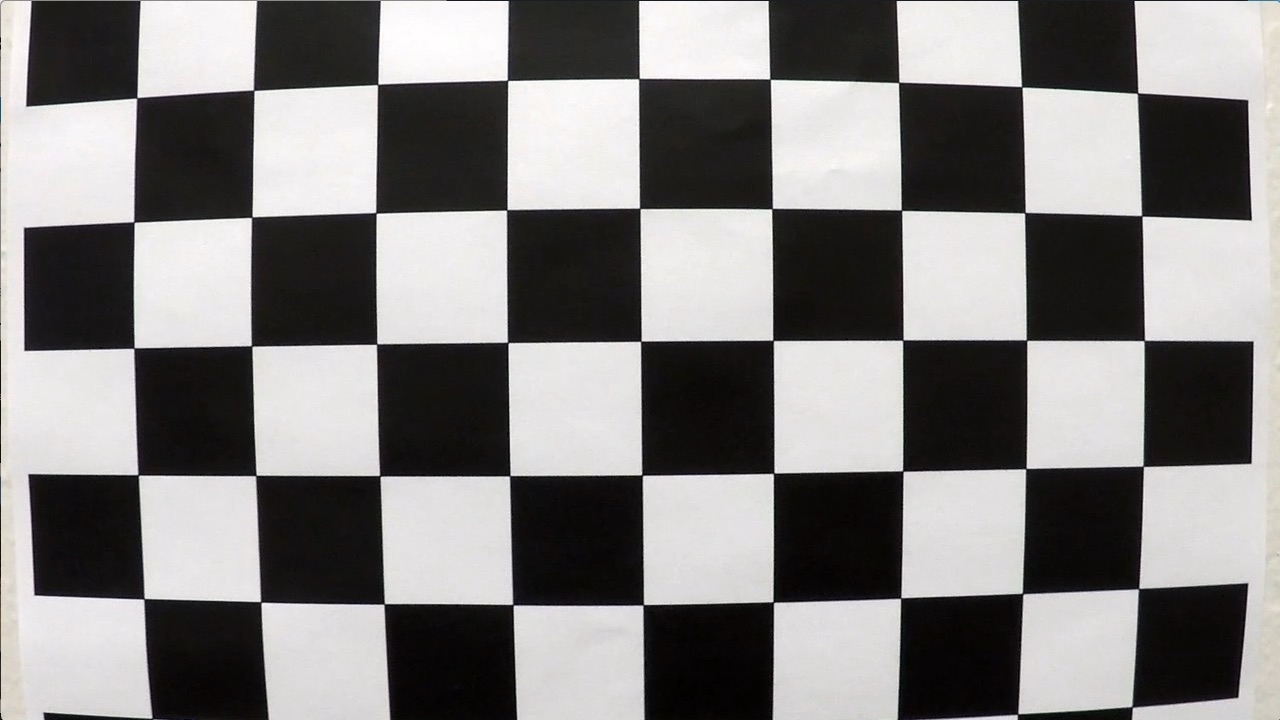
#> input picture Curved-Lane-Lines-master/camera_cal/calibration1.jpg, 1280 x 720 px
$ python -i lanes3.py   (imports and definitions only)   (older library calls are emulated)
#> lines starting #> are read from the running program, lines starting #| are printed output that depends on the picture; after the words box and inside, x2 and y2 are one past the last pixel; in counts of white or black regions, pixels touching at a corner belong together
import numpy as np
import pandas as pd
import cv2
import os
import glob
import matplotlib.pyplot as plt
import pickle

def undistort_img():
    obj_pts = np.zeros((6*9,3), np.float32)
    obj_pts[:,:2] = np.mgrid[0:9, 0:6].T.reshape(-1,2)

    objpoints = []
    imgpoints = []
    images = glob.glob('camera_cal/*.jpg')

    for indx, fname in enumerate(images):
        img = cv2.imread(fname)
        gray = cv2.cvtColor(img, cv2.COLOR_BGR2GRAY)

        ret, corners = cv2.findChessboardCorners(gray, (9,6), None)

        if ret == True:
            objpoints.append(obj_pts)
            imgpoints.append(corners)
    # Test undistortion on img
    img_size = (img.shape[1], img.shape[0])

    # Calibrate camera
    ret, mtx, dist, rvecs, tvecs = cv2.calibrateCamera(objpoints, imgpoints, img_size, None,None)

    dst = cv2.undistort(img, mtx, dist, None, mtx)

    dist_pickle = {}
    dist_pickle['mtx'] = mtx
    dist_pickle['dist'] = dist
    pickle.dump( dist_pickle, open('camera_cal/cal_pickle.p', 'wb') )

def undistort(img, cal_dir='camera_cal/cal_pickle.p'):
    #cv2.imwrite('camera_cal/test_cal.jpg', dst)
    with open(cal_dir, mode='rb') as f:
        file = pickle.load(f)
    mtx = file['mtx']
    dist = file['dist']
    dst = cv2.undistort(img, mtx, dist, None, mtx)

    return dst

def pipeline(img, s_thresh=(100, 255), sx_thresh=(15, 255)):
    #img = undistort(img)
    img = np.copy(img)
    # Convert to HLS color space and separate the V channel
    hls = cv2.cvtColor(img, cv2.COLOR_RGB2HLS).astype(np.float)
    l_channel = hls[:,:,1]
    s_channel = hls[:,:,2]
    h_channel = hls[:,:,0]
    # Sobel x
    sobelx = cv2.Sobel(l_channel, cv2.CV_64F, 1, 1) # Take the derivative in x
    abs_sobelx = np.absolute(sobelx) # Absolute x derivative to accentuate lines away from horizontal
    scaled_sobel = np.uint8(255*abs_sobelx/np.max(abs_sobelx))

    # Threshold x gradient
    sxbinary = np.zeros_like(scaled_sobel)
    sxbinary[(scaled_sobel >= sx_thresh[0]) & (scaled_sobel <= sx_thresh[1])] = 1

    # Threshold color channel
    s_binary = np.zeros_like(s_channel)
    s_binary[(s_channel >= s_thresh[0]) & (s_channel <= s_thresh[1])] = 1

    color_binary = np.dstack((np.zeros_like(sxbinary), sxbinary, s_binary)) * 255

    combined_binary = np.zeros_like(sxbinary)
    combined_binary[(s_binary == 1) | (sxbinary == 1)] = 1
    return combined_binary

def perspective_warp(img,
                     dst_size=(1280,720),
                     src=np.float32([(0.43,0.65),(0.58,0.65),(0.1,1),(1,1)]),
                     dst=np.float32([(0,0), (1, 0), (0,1), (1,1)])):
    img_size = np.float32([(img.shape[1],img.shape[0])])
    src = src* img_size
    # For destination points, I'm arbitrarily choosing some points to be
    # a nice fit for displaying our warped result
    # again, not exact, but close enough for our purposes
    dst = dst * np.float32(dst_size)
    # Given src and dst points, calculate the perspective transform matrix
    M = cv2.getPerspectiveTransform(src, dst)
    # Warp the image using OpenCV warpPerspective()
    warped = cv2.warpPerspective(img, M, dst_size)
    return warped

def inv_perspective_warp(img,
                     dst_size=(1280,720),
                     src=np.float32([(0,0), (1, 0), (0,1), (1,1)]),
                     dst=np.float32([(0.43,0.65),(0.58,0.65),(0.1,1),(1,1)])):
    img_size = np.float32([(img.shape[1],img.shape[0])])
    src = src* img_size

    dst = dst * np.float32(dst_size)
    M = cv2.getPerspectiveTransform(src, dst)

    warped = cv2.warpPerspective(img, M, dst_size)
    return warped

def get_hist(img):
    hist = np.sum(img[img.shape[0]//2:,:], axis=0)
    return hist

left_a, left_b, left_c = [],[],[]
right_a, right_b, right_c = [],[],[]

def sliding_window(img, nwindows=9, margin=150, minpix = 1, draw_windows=True):
    global left_a, left_b, left_c,right_a, right_b, right_c
    left_fit_= np.empty(3)
    right_fit_ = np.empty(3)
    out_img = np.dstack((img, img, img))*255

    histogram = get_hist(img)
    # find peaks of left and right halves
    midpoint = int(histogram.shape[0]/2)
    leftx_base = np.argmax(histogram[:midpoint])
    rightx_base = np.argmax(histogram[midpoint:]) + midpoint


    # Set height of windows
    window_height = np.int(img.shape[0]/nwindows)
    # Identify the x and y positions of all nonzero pixels in the image
    nonzero = img.nonzero()
    nonzeroy = np.array(nonzero[0])
    nonzerox = np.array(nonzero[1])
    # Current positions to be updated for each window
    leftx_current = leftx_base
    rightx_current = rightx_base


    # Create empty lists to receive left and right lane pixel indices
    left_lane_inds = []
    right_lane_inds = []


    for window in range(nwindows):
        # Identify window boundaries in x and y (and right and left)
        win_y_low = img.shape[0] - (window+1)*window_height
        win_y_high = img.shape[0] - window*window_height
        win_xleft_low = leftx_current - margin
        win_xleft_high = leftx_current + margin
        win_xright_low = rightx_current - margin
        win_xright_high = rightx_current + margin
        # Draw the windows on the visualization image
        if draw_windows == True:
            cv2.rectangle(out_img,(win_xleft_low,win_y_low),(win_xleft_high,win_y_high),
            (100,255,255), 3)
            cv2.rectangle(out_img,(win_xright_low,win_y_low),(win_xright_high,win_y_high),
            (100,255,255), 3)

        good_left_inds = ((nonzeroy >= win_y_low) & (nonzeroy < win_y_high) &
        (nonzerox >= win_xleft_low) &  (nonzerox < win_xleft_high)).nonzero()[0]
        good_right_inds = ((nonzeroy >= win_y_low) & (nonzeroy < win_y_high) &
        (nonzerox >= win_xright_low) &  (nonzerox < win_xright_high)).nonzero()[0]

        left_lane_inds.append(good_left_inds)
        right_lane_inds.append(good_right_inds)

        if len(good_left_inds) > minpix:
            leftx_current = np.int(np.mean(nonzerox[good_left_inds]))
        if len(good_right_inds) > minpix:
            rightx_current = np.int(np.mean(nonzerox[good_right_inds]))

    left_lane_inds = np.concatenate(left_lane_inds)
    right_lane_inds = np.concatenate(right_lane_inds)

    # Extract left and right line pixel positions
    leftx = nonzerox[left_lane_inds]
    lefty = nonzeroy[left_lane_inds]
    rightx = nonzerox[right_lane_inds]
    righty = nonzeroy[right_lane_inds]

    # Fit a second order polynomial to each
    left_fit = np.polyfit(lefty, leftx, 2)
    right_fit = np.polyfit(righty, rightx, 2)

    left_a.append(left_fit[0])
    left_b.append(left_fit[1])
    left_c.append(left_fit[2])

    right_a.append(right_fit[0])
    right_b.append(right_fit[1])
    right_c.append(right_fit[2])

    left_fit_[0] = np.mean(left_a[-10:])
    left_fit_[1] = np.mean(left_b[-10:])
    left_fit_[2] = np.mean(left_c[-10:])

    right_fit_[0] = np.mean(right_a[-10:])
    right_fit_[1] = np.mean(right_b[-10:])
    right_fit_[2] = np.mean(right_c[-10:])

    # Generate x and y values for plotting
    ploty = np.linspace(0, img.shape[0]-1, img.shape[0] )
    left_fitx = left_fit_[0]*ploty**2 + left_fit_[1]*ploty + left_fit_[2]
    right_fitx = right_fit_[0]*ploty**2 + right_fit_[1]*ploty + right_fit_[2]

    out_img[nonzeroy[left_lane_inds], nonzerox[left_lane_inds]] = [255, 0, 100]
    out_img[nonzeroy[right_lane_inds], nonzerox[right_lane_inds]] = [0, 100, 255]

    return out_img, (left_fitx, right_fitx), (left_fit_, right_fit_), ploty


def draw_lanes(img, left_fit, right_fit):
    ploty = np.linspace(0, img.shape[0]-1, img.shape[0])
    color_img = np.zeros_like(img)

    left = np.array([np.transpose(np.vstack([left_fit, ploty]))])
    right = np.array([np.flipud(np.transpose(np.vstack([right_fit, ploty])))])
    points = np.hstack((left, right))

    cv2.fillPoly(color_img, np.int_(points), (0,200,255))
    inv_perspective = inv_perspective_warp(color_img)
    inv_perspective = cv2.addWeighted(img, 1, inv_perspective, 0.7, 0)
    return inv_perspective

def vid_pipeline(img):
    global running_avg
    global index
    img_ = pipeline(img)
    img_ = perspective_warp(img_)
    out_img, curves, lanes, ploty = sliding_window(img_, draw_windows=False)
    img = draw_lanes(img, curves[0], curves[1])

    font = cv2.FONT_HERSHEY_SIMPLEX
    fontColor = (0, 0, 0)
    fontSize=0.5
    return img


right_curves, left_curves = [],[]
from moviepy.editor import VideoFileClip

# [4 lines of commented-out code are left out]

# [1 line that did not run here, left out]

# [6 lines not run here, left out]

>>> import cv2
>>> picture = cv2.imread('camera_cal/calibration1.jpg')
#> picture is the input picture: shape (720, 1280, 3); mean B, G, R 127.8, 128.4, 130.1
>>> result = vid_pipeline(picture)
#> in pipeline, `h_channel = hls[:,:,0]`:
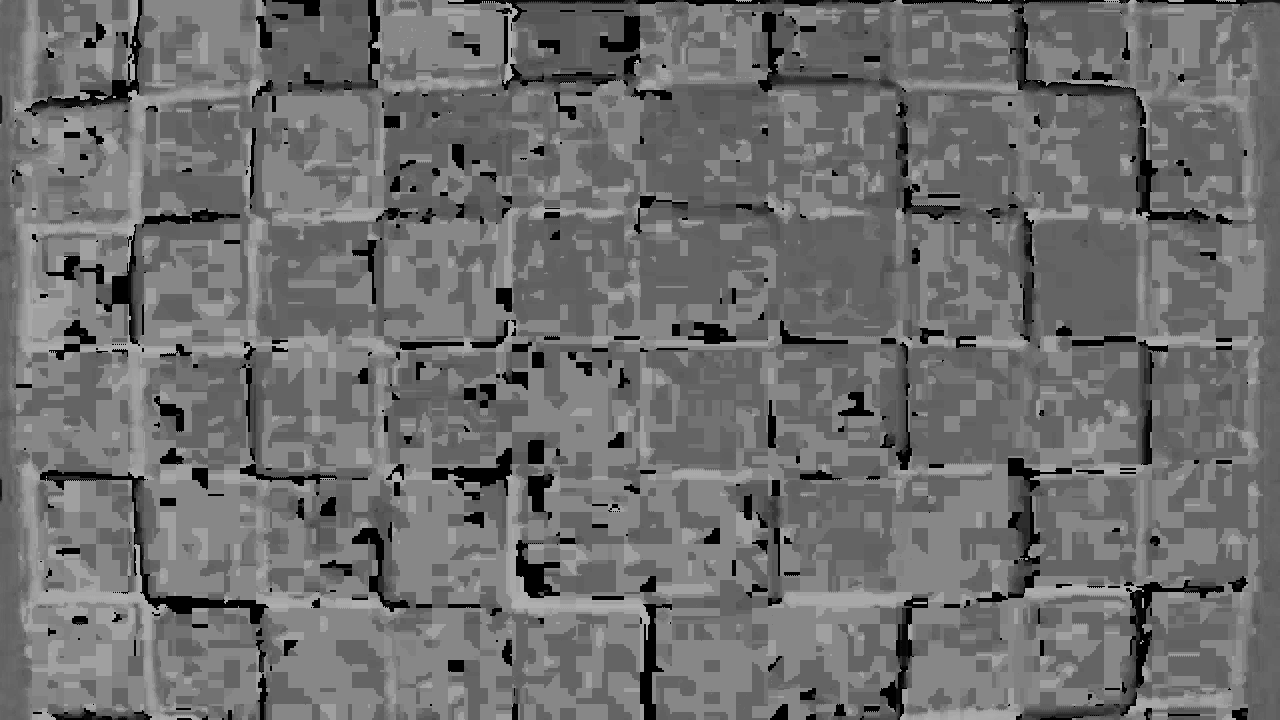
#> h_channel: shape (720, 1280) float64; min 0, max 176, mean 110.7
#> in pipeline, `sobelx = cv2.Sobel(l_channel, cv2.CV_64F, 1, 1)`:
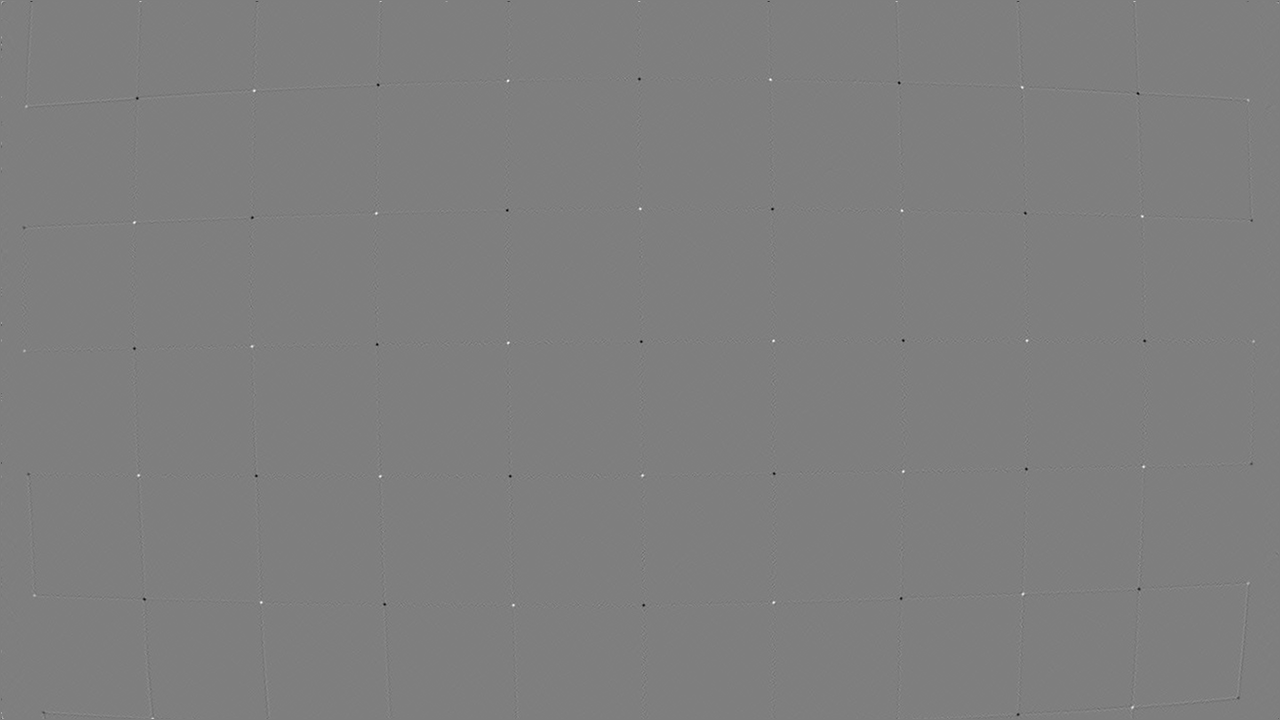
#> sobelx: shape (720, 1280) float64; min -363, max 366, mean 0; drawn with min black and max white
#> in vid_pipeline, `img_ = pipeline(img)`:
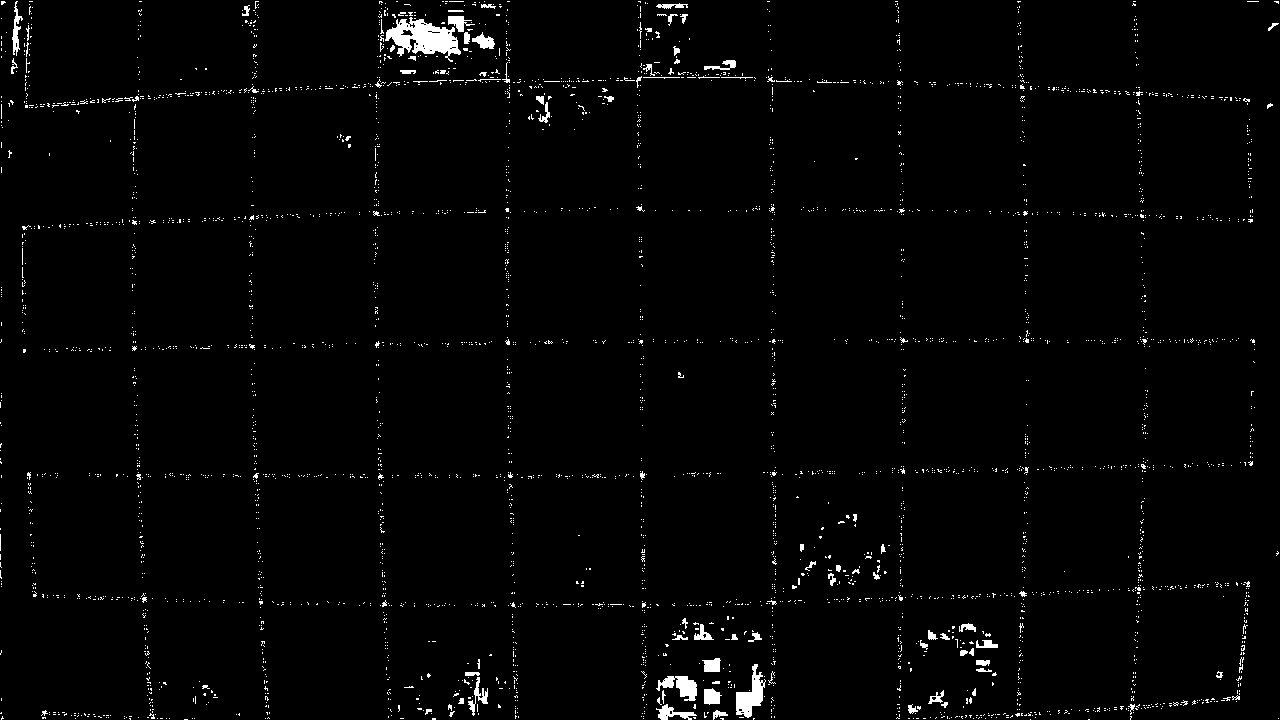
#> img_: shape (720, 1280); values 0 (black) and 1 (white), 1.8% white; 3813 white regions (3719 under 20 px), largest, box (x1, y1, x2, y2) and area: (385, 17, 461, 62) 1735, (736, 664, 766, 718) 744, (656, 676, 697, 701) 538
#> in perspective_warp, `src = src* img_size`: src = [[550.4, 468], [742.4, 468], [128, 720], [1280, 720]]
#> in perspective_warp, `dst = dst * np.float32(dst_size)`: dst = [[0, 0], [1280, 0], [0, 720], [1280, 720]]
#> in perspective_warp, `M = cv2.getPerspectiveTransform(src, dst)`: M = [[-0.805, -1.35, 1074], [-5.33e-16, -2.07, 968.3], [-6.72e-19, -0.00239, 1]]
#> in perspective_warp, `warped = cv2.warpPerspective(img, M, dst_size)`: warped: shape (720, 1280); values 0 (black) and 1 (white), 1.7% white; 891 white regions (758 under 20 px), largest, box (x1, y1, x2, y2) and area: (590, 42, 622, 161) 2016, (310, 85, 358, 138) 858, (678, 687, 731, 719) 505
#> in get_hist, `hist = np.sum(img[img.shape[0]//2:,:], axis=0)`: hist = 1280 values, max 38 at index 581, min 0 at index 47, mean 6.38
#> in sliding_window, `histogram = get_hist(img)`: histogram has the same summary as hist in get_hist
#> in sliding_window, `leftx_base = np.argmax(histogram[:midpoint])`: leftx_base = 581
#> in sliding_window, `rightx_base = np.argmax(histogram[midpoint:]) + midpoint`: rightx_base = 661
#> in sliding_window, `nonzero = img.nonzero()`: nonzero = 15676 positions, rows 42 to 719, columns 0 to 1279
#> in sliding_window, `nonzeroy = np.array(nonzero[0])`: nonzeroy = 15676 values from 42 to 719
#> in sliding_window, `nonzerox = np.array(nonzero[1])`: nonzerox = 15676 values, max 1279 at index 6683, min 0 at index 3018, mean 697.6
#> in sliding_window, `leftx_current = leftx_base`: leftx_current = 581
#> in sliding_window, `rightx_current = rightx_base`: rightx_current = 661
#> the loop in sliding_window, `for window in range(nwindows):` made 9 passes
#> (win_xleft_low, win_xleft_high, win_xright_low, win_xright_high, leftx_current, rightx_current) on passes 1 to 9: (431, 731, 511, 811, 657, 663), (507, 807, 513, 813, 621, 638), (471, 771, 488, 788, 583, 583), (433, 733, 433, 733, 585, 585), (435, 735, 435, 735, 587, 587), (437, 737, 437, 737, 592, 592), (442, 742, 442, 742, 595, 595), (445, 745, 445, 745, 583, 583), (433, 733, 433, 733, 604, 604)
#> after the loop in sliding_window, `for window in range(nwindows):`: left_lane_inds = 9 items
#> in sliding_window, `left_lane_inds = np.concatenate(left_lane_inds)`: left_lane_inds = 5343 values, max 15654 at index 2095, min 0 at index 4916, mean 8139.9
#> in sliding_window, `right_lane_inds = np.concatenate(right_lane_inds)`: right_lane_inds = 5505 values, max 15654 at index 2236, min 0 at index 5078, mean 8263
#> in sliding_window, `leftx = nonzerox[left_lane_inds]`: leftx = 5343 values, max 806 at index 2141, min 432 at index 2020, mean 616.4
#> in sliding_window, `lefty = nonzeroy[left_lane_inds]`: lefty = 5343 values, max 719 at index 2068, min 42 at index 4916, mean 382.1
#> in sliding_window, `rightx = nonzerox[right_lane_inds]`: rightx = 5505 values, max 812 at index 2288, min 446 at index 4390, mean 620.6
#> in sliding_window, `righty = nonzeroy[right_lane_inds]`: righty = 5505 values, max 719 at index 2209, min 42 at index 5078, mean 390.4
#> in sliding_window, `left_fit = np.polyfit(lefty, leftx, 2)`: left_fit = [0.000439, -0.236, 607.5]
#> in sliding_window, `right_fit = np.polyfit(righty, rightx, 2)`: right_fit = [0.000396, -0.191, 603.1]
#> in sliding_window, `out_img[nonzeroy[right_lane_inds], nonzerox[right_lane_inds]] = [0, 10..`:
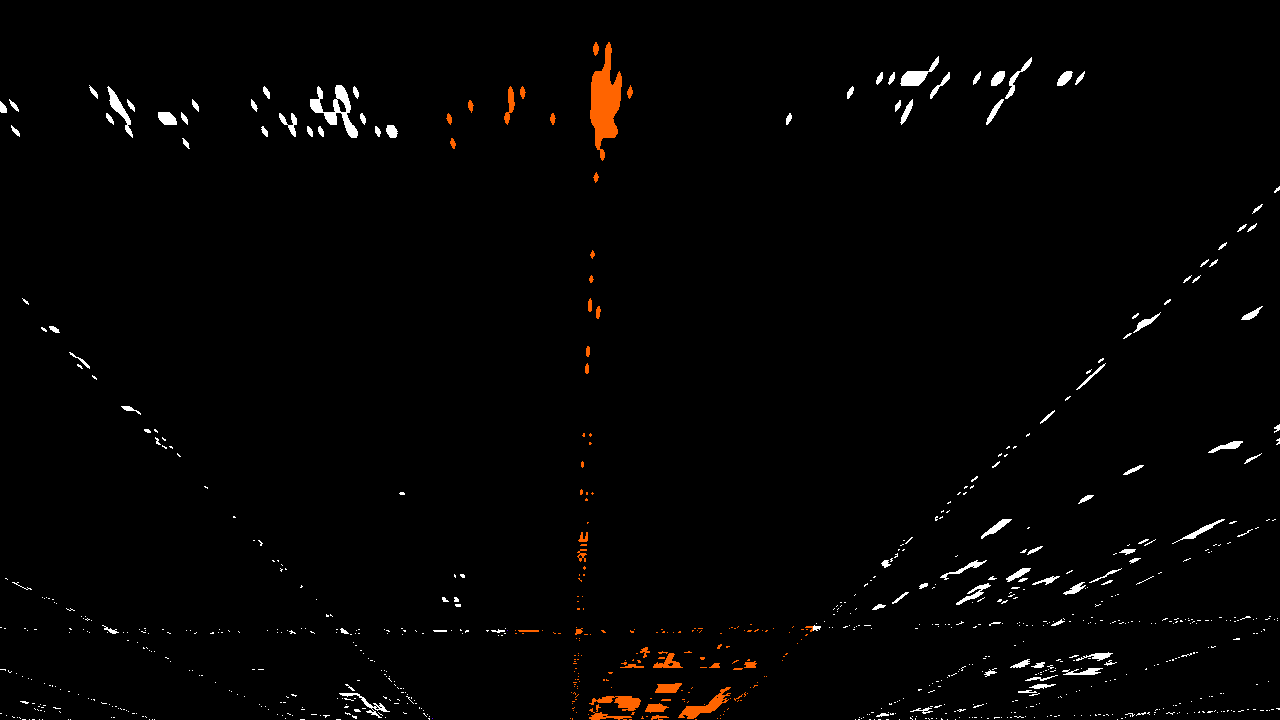
#> out_img: shape (720, 1280, 3); mean of channels 0, 1, 2 2.8, 3.4, 4.3; drawn as B, G, R
#> in vid_pipeline, `out_img, curves, lanes, ploty = sliding_window(img_, draw_windows=False)`: lanes = ([0.000439, -0.236, 607.5], [0.000396, -0.191, 603.1]); ploty = 720 values from 0 to 719
#> in draw_lanes, `left = np.array([np.transpose(np.vstack([left_fit, ploty]))])`: left = 720 pairs, first value 575.7 to 664.5, second value 0 to 719
#> in draw_lanes, `right = np.array([np.flipud(np.transpose(np.vstack([right_fit, ploty])..`: right = 720 pairs, first value 580.2 to 670.5, second value 0 to 719
#> in draw_lanes, `points = np.hstack((left, right))`: points = 1440 pairs, first value 575.7 to 670.5, second value 0 to 719
#> in inv_perspective_warp, `src = src* img_size`: src = [[0, 0], [1280, 0], [0, 720], [1280, 720]]
#> in inv_perspective_warp, `dst = dst * np.float32(dst_size)`: dst = [[550.4, 468], [742.4, 468], [128, 720], [1280, 720]]
#> in inv_perspective_warp, `M = cv2.getPerspectiveTransform(src, dst)`: M = [[0.15, -0.735, 550.4], [-1.55e-16, -0.483, 468], [-3.3e-19, -0.00116, 1]]
#> in vid_pipeline, `font = cv2.FONT_HERSHEY_SIMPLEX`: font = 0
